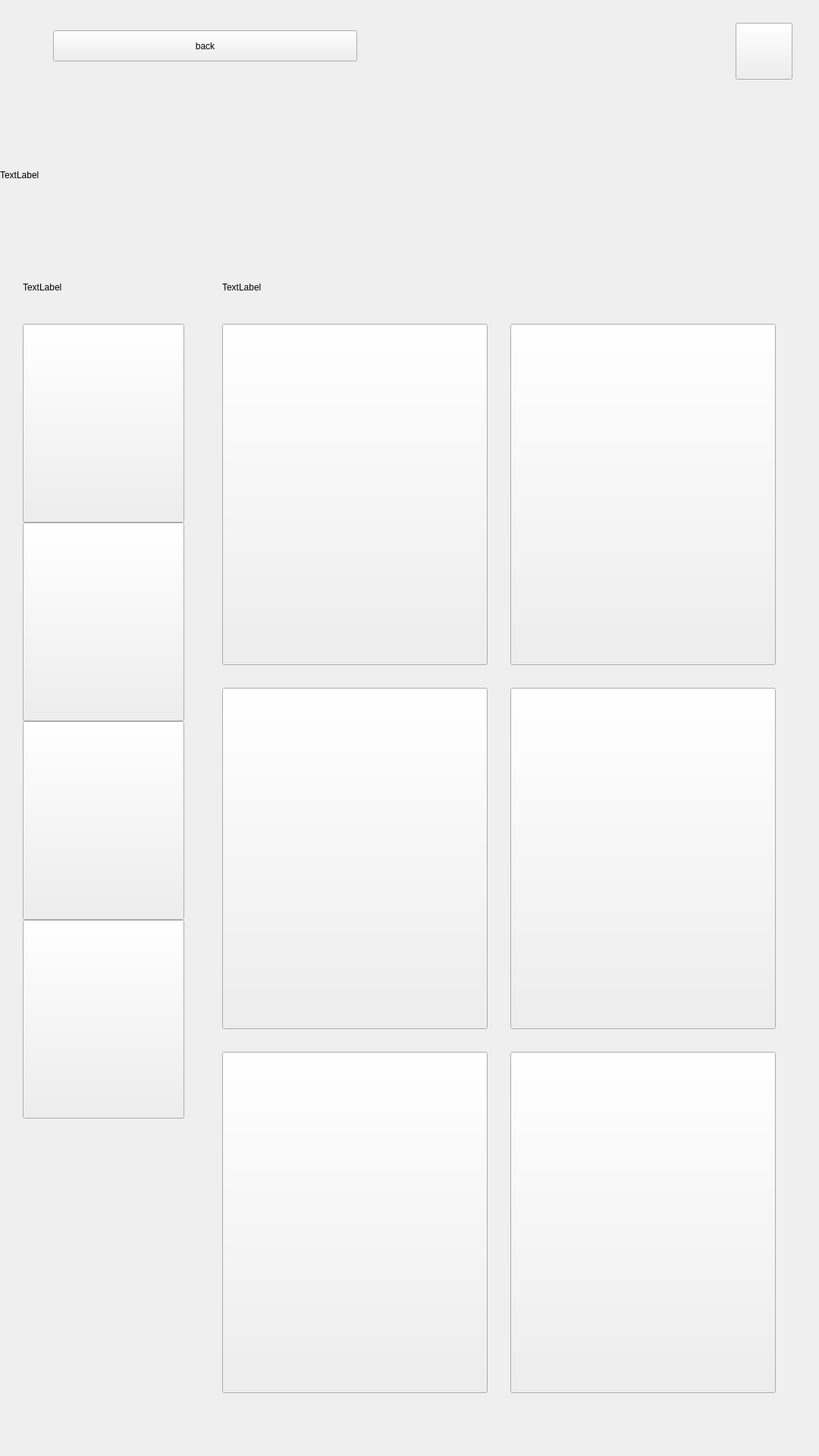
<?xml version="1.0" encoding="UTF-8"?>
<ui version="4.0">
 <class>page_product_menu</class>
 <widget class="QWidget" name="page_product_menu">
  <property name="geometry">
   <rect>
    <x>0</x>
    <y>0</y>
    <width>1080</width>
    <height>1920</height>
   </rect>
  </property>
  <property name="windowTitle">
   <string>Form</string>
  </property>
  <property name="styleSheet">
   <string notr="true"/>
  </property>
  <widget class="QPushButton" name="pushButton_to_idle">
   <property name="geometry">
    <rect>
     <x>70</x>
     <y>40</y>
     <width>401</width>
     <height>41</height>
    </rect>
   </property>
   <property name="text">
    <string>back</string>
   </property>
  </widget>
  <widget class="QPushButton" name="pushButton_help_page">
   <property name="geometry">
    <rect>
     <x>970</x>
     <y>30</y>
     <width>75</width>
     <height>75</height>
    </rect>
   </property>
   <property name="text">
    <string/>
   </property>
  </widget>
  <widget class="QLabel" name="label_product_menu_title">
   <property name="geometry">
    <rect>
     <x>0</x>
     <y>188</y>
     <width>1080</width>
     <height>86</height>
    </rect>
   </property>
   <property name="text">
    <string>TextLabel</string>
   </property>
  </widget>
  <widget class="QLabel" name="label_help">
   <property name="geometry">
    <rect>
     <x>980</x>
     <y>40</y>
     <width>50</width>
     <height>50</height>
    </rect>
   </property>
   <property name="text">
    <string/>
   </property>
  </widget>
  <widget class="QLabel" name="label_base_products_section_bg">
   <property name="geometry">
    <rect>
     <x>0</x>
     <y>325</y>
     <width>255</width>
     <height>1595</height>
    </rect>
   </property>
   <property name="text">
    <string/>
   </property>
  </widget>
  <widget class="QLabel" name="label_base_products_section_title">
   <property name="geometry">
    <rect>
     <x>30</x>
     <y>355</y>
     <width>188</width>
     <height>47</height>
    </rect>
   </property>
   <property name="text">
    <string>TextLabel</string>
   </property>
  </widget>
  <widget class="QLabel" name="label_base_product_bg_1">
   <property name="geometry">
    <rect>
     <x>30</x>
     <y>427</y>
     <width>213</width>
     <height>262</height>
    </rect>
   </property>
   <property name="text">
    <string/>
   </property>
  </widget>
  <widget class="QLabel" name="label_base_product_bg_2">
   <property name="geometry">
    <rect>
     <x>30</x>
     <y>689</y>
     <width>213</width>
     <height>262</height>
    </rect>
   </property>
   <property name="text">
    <string/>
   </property>
  </widget>
  <widget class="QLabel" name="label_base_product_bg_3">
   <property name="geometry">
    <rect>
     <x>30</x>
     <y>951</y>
     <width>213</width>
     <height>262</height>
    </rect>
   </property>
   <property name="text">
    <string/>
   </property>
  </widget>
  <widget class="QLabel" name="label_base_product_bg_4">
   <property name="geometry">
    <rect>
     <x>30</x>
     <y>1213</y>
     <width>213</width>
     <height>262</height>
    </rect>
   </property>
   <property name="text">
    <string/>
   </property>
  </widget>
  <widget class="QPushButton" name="pushButton_base_product_1">
   <property name="geometry">
    <rect>
     <x>30</x>
     <y>427</y>
     <width>213</width>
     <height>262</height>
    </rect>
   </property>
   <property name="text">
    <string/>
   </property>
  </widget>
  <widget class="QPushButton" name="pushButton_base_product_2">
   <property name="geometry">
    <rect>
     <x>30</x>
     <y>689</y>
     <width>213</width>
     <height>262</height>
    </rect>
   </property>
   <property name="text">
    <string/>
   </property>
  </widget>
  <widget class="QPushButton" name="pushButton_base_product_3">
   <property name="geometry">
    <rect>
     <x>30</x>
     <y>951</y>
     <width>213</width>
     <height>262</height>
    </rect>
   </property>
   <property name="text">
    <string/>
   </property>
  </widget>
  <widget class="QPushButton" name="pushButton_base_product_4">
   <property name="geometry">
    <rect>
     <x>30</x>
     <y>1213</y>
     <width>213</width>
     <height>262</height>
    </rect>
   </property>
   <property name="text">
    <string/>
   </property>
  </widget>
  <widget class="QLabel" name="label_base_product_picture_1">
   <property name="geometry">
    <rect>
     <x>74</x>
     <y>457</y>
     <width>120</width>
     <height>120</height>
    </rect>
   </property>
   <property name="text">
    <string/>
   </property>
  </widget>
  <widget class="QLabel" name="label_base_product_picture_2">
   <property name="geometry">
    <rect>
     <x>75</x>
     <y>719</y>
     <width>120</width>
     <height>120</height>
    </rect>
   </property>
   <property name="text">
    <string/>
   </property>
  </widget>
  <widget class="QLabel" name="label_base_product_picture_3">
   <property name="geometry">
    <rect>
     <x>75</x>
     <y>981</y>
     <width>120</width>
     <height>120</height>
    </rect>
   </property>
   <property name="text">
    <string/>
   </property>
  </widget>
  <widget class="QLabel" name="label_base_product_picture_4">
   <property name="geometry">
    <rect>
     <x>75</x>
     <y>1243</y>
     <width>120</width>
     <height>120</height>
    </rect>
   </property>
   <property name="text">
    <string/>
   </property>
  </widget>
  <widget class="QLabel" name="label_base_product_name_1">
   <property name="geometry">
    <rect>
     <x>65</x>
     <y>592</y>
     <width>140</width>
     <height>72</height>
    </rect>
   </property>
   <property name="text">
    <string/>
   </property>
  </widget>
  <widget class="QLabel" name="label_base_product_name_2">
   <property name="geometry">
    <rect>
     <x>65</x>
     <y>855</y>
     <width>140</width>
     <height>72</height>
    </rect>
   </property>
   <property name="text">
    <string/>
   </property>
  </widget>
  <widget class="QLabel" name="label_base_product_name_3">
   <property name="geometry">
    <rect>
     <x>65</x>
     <y>1116</y>
     <width>140</width>
     <height>72</height>
    </rect>
   </property>
   <property name="text">
    <string/>
   </property>
  </widget>
  <widget class="QLabel" name="label_base_product_name_4">
   <property name="geometry">
    <rect>
     <x>65</x>
     <y>1378</y>
     <width>140</width>
     <height>72</height>
    </rect>
   </property>
   <property name="text">
    <string/>
   </property>
  </widget>
  <widget class="QLabel" name="label_dispense_products_section_title">
   <property name="geometry">
    <rect>
     <x>293</x>
     <y>355</y>
     <width>327</width>
     <height>47</height>
    </rect>
   </property>
   <property name="text">
    <string>TextLabel</string>
   </property>
  </widget>
  <widget class="QPushButton" name="pushButton_dispense_product_1">
   <property name="geometry">
    <rect>
     <x>293</x>
     <y>427</y>
     <width>350</width>
     <height>450</height>
    </rect>
   </property>
   <property name="text">
    <string/>
   </property>
  </widget>
  <widget class="QPushButton" name="pushButton_dispense_product_2">
   <property name="geometry">
    <rect>
     <x>673</x>
     <y>427</y>
     <width>350</width>
     <height>450</height>
    </rect>
   </property>
   <property name="text">
    <string/>
   </property>
  </widget>
  <widget class="QPushButton" name="pushButton_dispense_product_3">
   <property name="geometry">
    <rect>
     <x>293</x>
     <y>907</y>
     <width>350</width>
     <height>450</height>
    </rect>
   </property>
   <property name="text">
    <string/>
   </property>
  </widget>
  <widget class="QPushButton" name="pushButton_dispense_product_4">
   <property name="geometry">
    <rect>
     <x>673</x>
     <y>907</y>
     <width>350</width>
     <height>450</height>
    </rect>
   </property>
   <property name="text">
    <string/>
   </property>
  </widget>
  <widget class="QPushButton" name="pushButton_dispense_product_5">
   <property name="geometry">
    <rect>
     <x>293</x>
     <y>1387</y>
     <width>350</width>
     <height>450</height>
    </rect>
   </property>
   <property name="text">
    <string/>
   </property>
  </widget>
  <widget class="QPushButton" name="pushButton_dispense_product_6">
   <property name="geometry">
    <rect>
     <x>673</x>
     <y>1387</y>
     <width>350</width>
     <height>450</height>
    </rect>
   </property>
   <property name="text">
    <string/>
   </property>
  </widget>
  <widget class="QLabel" name="label_dispense_product_picture_1">
   <property name="geometry">
    <rect>
     <x>293</x>
     <y>427</y>
     <width>350</width>
     <height>350</height>
    </rect>
   </property>
   <property name="text">
    <string/>
   </property>
  </widget>
  <widget class="QLabel" name="label_dispense_product_picture_2">
   <property name="geometry">
    <rect>
     <x>673</x>
     <y>427</y>
     <width>350</width>
     <height>350</height>
    </rect>
   </property>
   <property name="text">
    <string/>
   </property>
  </widget>
  <widget class="QLabel" name="label_dispense_product_picture_3">
   <property name="geometry">
    <rect>
     <x>293</x>
     <y>907</y>
     <width>350</width>
     <height>350</height>
    </rect>
   </property>
   <property name="text">
    <string/>
   </property>
  </widget>
  <widget class="QLabel" name="label_dispense_product_picture_4">
   <property name="geometry">
    <rect>
     <x>673</x>
     <y>907</y>
     <width>350</width>
     <height>350</height>
    </rect>
   </property>
   <property name="text">
    <string/>
   </property>
  </widget>
  <widget class="QLabel" name="label_dispense_product_picture_5">
   <property name="geometry">
    <rect>
     <x>293</x>
     <y>1387</y>
     <width>350</width>
     <height>350</height>
    </rect>
   </property>
   <property name="text">
    <string/>
   </property>
  </widget>
  <widget class="QLabel" name="label_dispense_product_picture_6">
   <property name="geometry">
    <rect>
     <x>673</x>
     <y>1387</y>
     <width>350</width>
     <height>350</height>
    </rect>
   </property>
   <property name="text">
    <string/>
   </property>
  </widget>
  <widget class="QLabel" name="label_dispense_product_name_1">
   <property name="geometry">
    <rect>
     <x>293</x>
     <y>802</y>
     <width>350</width>
     <height>75</height>
    </rect>
   </property>
   <property name="text">
    <string/>
   </property>
  </widget>
  <widget class="QLabel" name="label_dispense_product_name_2">
   <property name="geometry">
    <rect>
     <x>673</x>
     <y>802</y>
     <width>350</width>
     <height>75</height>
    </rect>
   </property>
   <property name="text">
    <string/>
   </property>
  </widget>
  <widget class="QLabel" name="label_dispense_product_name_3">
   <property name="geometry">
    <rect>
     <x>293</x>
     <y>1282</y>
     <width>350</width>
     <height>75</height>
    </rect>
   </property>
   <property name="text">
    <string/>
   </property>
  </widget>
  <widget class="QLabel" name="label_dispense_product_name_4">
   <property name="geometry">
    <rect>
     <x>673</x>
     <y>1282</y>
     <width>350</width>
     <height>75</height>
    </rect>
   </property>
   <property name="text">
    <string/>
   </property>
  </widget>
  <widget class="QLabel" name="label_dispense_product_name_5">
   <property name="geometry">
    <rect>
     <x>293</x>
     <y>1762</y>
     <width>350</width>
     <height>75</height>
    </rect>
   </property>
   <property name="text">
    <string/>
   </property>
  </widget>
  <widget class="QLabel" name="label_dispense_product_name_6">
   <property name="geometry">
    <rect>
     <x>673</x>
     <y>1762</y>
     <width>350</width>
     <height>75</height>
    </rect>
   </property>
   <property name="text">
    <string/>
   </property>
  </widget>
  <widget class="QLabel" name="label_dispense_product_overlay_text_1">
   <property name="geometry">
    <rect>
     <x>293</x>
     <y>427</y>
     <width>350</width>
     <height>350</height>
    </rect>
   </property>
   <property name="font">
    <font>
     <pointsize>48</pointsize>
     <weight>75</weight>
     <bold>true</bold>
    </font>
   </property>
   <property name="styleSheet">
    <string notr="true"/>
   </property>
   <property name="text">
    <string/>
   </property>
   <property name="alignment">
    <set>Qt::AlignCenter</set>
   </property>
   <property name="wordWrap">
    <bool>true</bool>
   </property>
  </widget>
  <widget class="QLabel" name="label_dispense_product_overlay_text_2">
   <property name="geometry">
    <rect>
     <x>673</x>
     <y>427</y>
     <width>350</width>
     <height>350</height>
    </rect>
   </property>
   <property name="font">
    <font>
     <pointsize>48</pointsize>
     <weight>75</weight>
     <bold>true</bold>
    </font>
   </property>
   <property name="styleSheet">
    <string notr="true"/>
   </property>
   <property name="text">
    <string/>
   </property>
   <property name="alignment">
    <set>Qt::AlignCenter</set>
   </property>
   <property name="wordWrap">
    <bool>true</bool>
   </property>
  </widget>
  <widget class="QLabel" name="label_dispense_product_overlay_text_3">
   <property name="geometry">
    <rect>
     <x>293</x>
     <y>907</y>
     <width>350</width>
     <height>350</height>
    </rect>
   </property>
   <property name="font">
    <font>
     <pointsize>48</pointsize>
     <weight>75</weight>
     <bold>true</bold>
    </font>
   </property>
   <property name="styleSheet">
    <string notr="true"/>
   </property>
   <property name="text">
    <string/>
   </property>
   <property name="alignment">
    <set>Qt::AlignCenter</set>
   </property>
   <property name="wordWrap">
    <bool>true</bool>
   </property>
  </widget>
  <widget class="QLabel" name="label_dispense_product_overlay_text_4">
   <property name="geometry">
    <rect>
     <x>673</x>
     <y>907</y>
     <width>350</width>
     <height>350</height>
    </rect>
   </property>
   <property name="font">
    <font>
     <pointsize>48</pointsize>
     <weight>75</weight>
     <bold>true</bold>
    </font>
   </property>
   <property name="styleSheet">
    <string notr="true"/>
   </property>
   <property name="text">
    <string/>
   </property>
   <property name="alignment">
    <set>Qt::AlignCenter</set>
   </property>
   <property name="wordWrap">
    <bool>true</bool>
   </property>
  </widget>
  <widget class="QLabel" name="label_dispense_product_overlay_text_5">
   <property name="geometry">
    <rect>
     <x>293</x>
     <y>1387</y>
     <width>350</width>
     <height>350</height>
    </rect>
   </property>
   <property name="font">
    <font>
     <pointsize>48</pointsize>
     <weight>75</weight>
     <bold>true</bold>
    </font>
   </property>
   <property name="styleSheet">
    <string notr="true"/>
   </property>
   <property name="text">
    <string/>
   </property>
   <property name="alignment">
    <set>Qt::AlignCenter</set>
   </property>
   <property name="wordWrap">
    <bool>true</bool>
   </property>
  </widget>
  <widget class="QLabel" name="label_dispense_product_overlay_text_6">
   <property name="geometry">
    <rect>
     <x>673</x>
     <y>1387</y>
     <width>350</width>
     <height>350</height>
    </rect>
   </property>
   <property name="font">
    <font>
     <pointsize>48</pointsize>
     <weight>75</weight>
     <bold>true</bold>
    </font>
   </property>
   <property name="styleSheet">
    <string notr="true"/>
   </property>
   <property name="text">
    <string/>
   </property>
   <property name="alignment">
    <set>Qt::AlignCenter</set>
   </property>
   <property name="wordWrap">
    <bool>true</bool>
   </property>
  </widget>
  <widget class="QLabel" name="label_dispense_products_section_bg">
   <property name="geometry">
    <rect>
     <x>243</x>
     <y>325</y>
     <width>837</width>
     <height>1595</height>
    </rect>
   </property>
   <property name="text">
    <string/>
   </property>
  </widget>
  <zorder>label_base_products_section_bg</zorder>
  <zorder>label_dispense_products_section_bg</zorder>
  <zorder>label_product_menu_title</zorder>
  <zorder>label_help</zorder>
  <zorder>pushButton_help_page</zorder>
  <zorder>pushButton_to_idle</zorder>
  <zorder>label_base_products_section_title</zorder>
  <zorder>label_base_product_bg_1</zorder>
  <zorder>label_base_product_bg_2</zorder>
  <zorder>label_base_product_bg_3</zorder>
  <zorder>label_base_product_bg_4</zorder>
  <zorder>label_base_product_picture_1</zorder>
  <zorder>label_base_product_picture_2</zorder>
  <zorder>label_base_product_picture_3</zorder>
  <zorder>label_base_product_picture_4</zorder>
  <zorder>label_base_product_name_1</zorder>
  <zorder>label_base_product_name_2</zorder>
  <zorder>label_base_product_name_3</zorder>
  <zorder>label_base_product_name_4</zorder>
  <zorder>pushButton_base_product_2</zorder>
  <zorder>pushButton_base_product_1</zorder>
  <zorder>pushButton_base_product_3</zorder>
  <zorder>pushButton_base_product_4</zorder>
  <zorder>label_dispense_products_section_title</zorder>
  <zorder>pushButton_dispense_product_1</zorder>
  <zorder>pushButton_dispense_product_2</zorder>
  <zorder>pushButton_dispense_product_3</zorder>
  <zorder>pushButton_dispense_product_4</zorder>
  <zorder>pushButton_dispense_product_5</zorder>
  <zorder>pushButton_dispense_product_6</zorder>
  <zorder>label_dispense_product_picture_1</zorder>
  <zorder>label_dispense_product_picture_2</zorder>
  <zorder>label_dispense_product_picture_3</zorder>
  <zorder>label_dispense_product_picture_4</zorder>
  <zorder>label_dispense_product_picture_5</zorder>
  <zorder>label_dispense_product_picture_6</zorder>
  <zorder>label_dispense_product_name_1</zorder>
  <zorder>label_dispense_product_name_2</zorder>
  <zorder>label_dispense_product_name_3</zorder>
  <zorder>label_dispense_product_name_4</zorder>
  <zorder>label_dispense_product_name_5</zorder>
  <zorder>label_dispense_product_name_6</zorder>
  <zorder>label_dispense_product_overlay_text_1</zorder>
  <zorder>label_dispense_product_overlay_text_2</zorder>
  <zorder>label_dispense_product_overlay_text_3</zorder>
  <zorder>label_dispense_product_overlay_text_4</zorder>
  <zorder>label_dispense_product_overlay_text_5</zorder>
  <zorder>label_dispense_product_overlay_text_6</zorder>
 </widget>
 <resources/>
 <connections/>
</ui>
